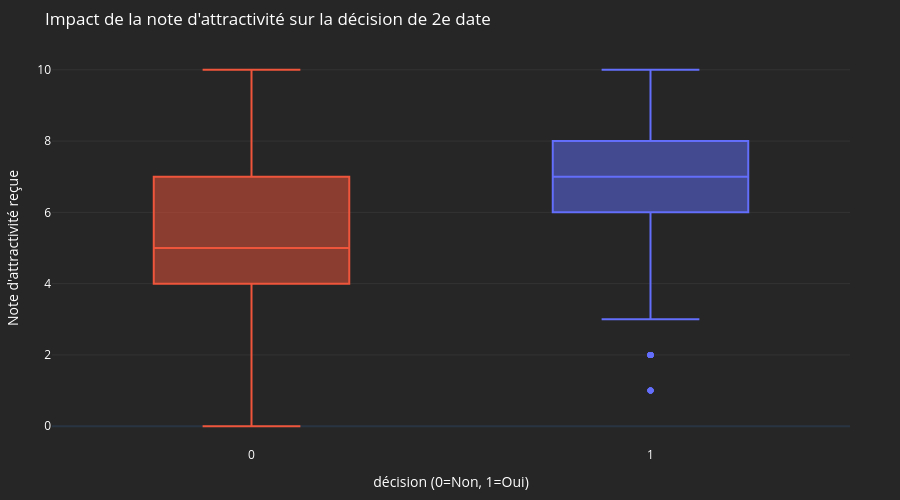

This figure's notebook cell:
### Markdown cell above
**Interprétation des statistiques descriptives**


A. Taux de succès

Taux de match global : 16.49%, difficile d'obtenir un match mutuel, rendant l'identification des facteurs déterminants (ce qui fait la différence entre 16% et 83%) d'autant plus pertinente.

Taux de décision 'Oui' : 41.71%, les gens sont plus sélectifs qu'ouverts

Conclusion : Les participants sont moyennement sélectifs mais le vrai filtre est la sélection mutuelle (le match).


B. Classement des notes reçues

1/ Intelligence (intel) = 7.33
C'est l'attribut dont c'est le plus facile d'obtenir une bonne note.

2/ Sincérité (sinc) = 7.15

3/ Ambition (amb) = 6.73

4/ Fun (fun) = 6.38

5/ Attractivité (attr) = 6.16
L'attractivité est notée en dessous de la moyenne générale des notes.

6/ Intérêts partagés (shar) = 5.43
C'est l'attribut le plus difficile à satisfaire lors d'une brève rencontre.


C. Volatilité

Intérêts partagés (shar) = 2.16
Plus grande volatilité. Les notes sont très dispersées.

Fun (fun) = 1.95

Attractivité (attr) = 1.95

Intelligence (intel) = 1.55
Les notes d'intelligence sont plus homogènes.

### Code cell
# Boxplot attractivité (attr) vs. décision (dec)

fig = px.box(
    df,
    x='dec', 
    y='attr', 
    title='Impact de la note d\'attractivité sur la décision de 2e date',
    points='outliers',
    color='dec', 
    labels={'dec': 'décision (0=Non, 1=Oui)', 'attr': 'Note d\'attractivité reçue'},
    height=500,
    template='plotly_dark'
)

fig.update_layout(showlegend=False)

style(fig).show()

### Figure 1 — Plotly figure (JSON) as saved in the notebook; plotly's stock layout.template omitted (floating-point values rounded to 4 significant figures; data arrays with more than 128 entries replaced by an {"elided": "..."} marker saying what was removed)
{"data": [{"alignmentgroup": "True", "boxpoints": "outliers", "hovertemplate": "décision (0=Non, 1=Oui)=%{x}<br>Note d'attractivité reçue=%{y}<extra></extra>", "legendgroup": "1", "marker": {"color": "#636efa"}, "name": "1", "notched": false, "offsetgroup": "1", "orientation": "v", "showlegend": true, "type": "box", "x": {"elided": "2843 int values"}, "x0": " ", "xaxis": "x", "y": {"elided": "2843 float values"}, "y0": " ", "yaxis": "y"}, {"alignmentgroup": "True", "boxpoints": "outliers", "hovertemplate": "décision (0=Non, 1=Oui)=%{x}<br>Note d'attractivité reçue=%{y}<extra></extra>", "legendgroup": "0", "marker": {"color": "#EF553B"}, "name": "0", "notched": false, "offsetgroup": "0", "orientation": "v", "showlegend": true, "type": "box", "x": {"elided": "3973 int values"}, "x0": " ", "xaxis": "x", "y": {"elided": "3973 float values"}, "y0": " ", "yaxis": "y"}], "layout": {"boxmode": "overlay", "font": {"color": "#ffffff"}, "height": 500, "legend": {"title": {"text": "décision (0=Non, 1=Oui)"}, "tracegroupgap": 0}, "margin": {"b": 50, "l": 50, "r": 50, "t": 50}, "paper_bgcolor": "#262626", "plot_bgcolor": "#262626", "showlegend": false, "title": {"text": "Impact de la note d'attractivité sur la décision de 2e date"}, "xaxis": {"anchor": "y", "categoryarray": [1, 0], "categoryorder": "array", "domain": [0, 1], "showgrid": false, "title": {"text": "décision (0=Non, 1=Oui)"}}, "yaxis": {"anchor": "x", "domain": [0, 1], "gridcolor": "#333333", "title": {"text": "Note d'attractivité reçue"}}}}
